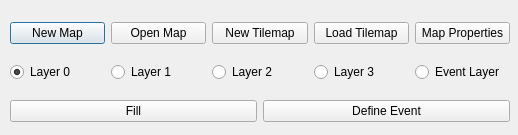
<?xml version="1.0" encoding="UTF-8"?>
<ui version="4.0">
 <class>Main</class>
 <widget class="QDialog" name="Main">
  <property name="geometry">
   <rect>
    <x>0</x>
    <y>0</y>
    <width>518</width>
    <height>135</height>
   </rect>
  </property>
  <property name="windowTitle">
   <string>Mapuche</string>
  </property>
  <widget class="QWidget" name="verticalLayoutWidget">
   <property name="geometry">
    <rect>
     <x>10</x>
     <y>10</y>
     <width>500</width>
     <height>125</height>
    </rect>
   </property>
   <layout class="QVBoxLayout" name="verticalLayout">
    <item>
     <layout class="QHBoxLayout" name="horizontalLayout">
      <item>
       <widget class="QPushButton" name="newMapbtn">
        <property name="enabled">
         <bool>true</bool>
        </property>
        <property name="text">
         <string>New Map</string>
        </property>
        <property name="checkable">
         <bool>false</bool>
        </property>
        <property name="flat">
         <bool>false</bool>
        </property>
       </widget>
      </item>
      <item>
       <widget class="QPushButton" name="opnMapbtn">
        <property name="text">
         <string>Open Map</string>
        </property>
       </widget>
      </item>
      <item>
       <widget class="QPushButton" name="newTlmbtn">
        <property name="text">
         <string>New Tilemap</string>
        </property>
       </widget>
      </item>
      <item>
       <widget class="QPushButton" name="loadTlmbtn">
        <property name="text">
         <string>Load Tilemap</string>
        </property>
       </widget>
      </item>
      <item>
       <widget class="QPushButton" name="mapPropbtn">
        <property name="text">
         <string>Map Properties</string>
        </property>
       </widget>
      </item>
     </layout>
    </item>
    <item>
     <layout class="QHBoxLayout" name="horizontalLayout_2">
      <item>
       <widget class="QRadioButton" name="layZero">
        <property name="text">
         <string>Layer 0</string>
        </property>
        <property name="checked">
         <bool>true</bool>
        </property>
       </widget>
      </item>
      <item>
       <widget class="QRadioButton" name="layOne">
        <property name="text">
         <string>Layer 1</string>
        </property>
       </widget>
      </item>
      <item>
       <widget class="QRadioButton" name="layTwo">
        <property name="text">
         <string>Layer 2</string>
        </property>
       </widget>
      </item>
      <item>
       <widget class="QRadioButton" name="layThree">
        <property name="text">
         <string>Layer 3</string>
        </property>
       </widget>
      </item>
      <item>
       <widget class="QRadioButton" name="layEvnt">
        <property name="text">
         <string>Event Layer</string>
        </property>
       </widget>
      </item>
     </layout>
    </item>
    <item>
     <layout class="QHBoxLayout" name="horizontalLayout_3">
      <item>
       <widget class="QPushButton" name="fillbtn">
        <property name="text">
         <string>Fill</string>
        </property>
       </widget>
      </item>
      <item>
       <widget class="QPushButton" name="pushButton">
        <property name="text">
         <string>Define Event</string>
        </property>
       </widget>
      </item>
     </layout>
    </item>
   </layout>
  </widget>
 </widget>
 <resources/>
 <connections/>
 <slots>
  <slot>openMap()</slot>
 </slots>
</ui>
